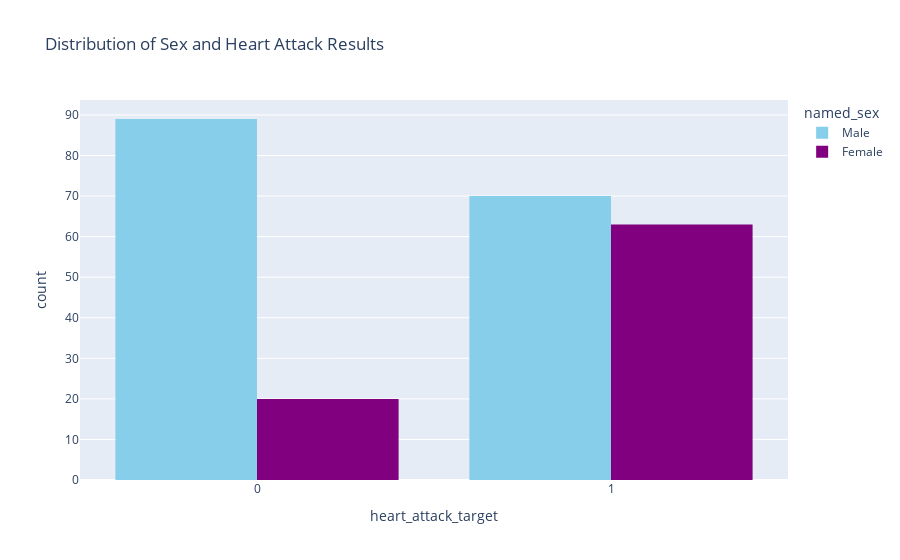

Here is the notebook cell this chart was saved with:
### Markdown cell above
### 5c. Distribution Graphs
Will generate a set of bar charts to analyze the distribution of the various binary and multi class features present.
**Need to change color of the histograms below**

### Code cell
train_copy['named_sex'] = None
train_copy.loc[train_copy['sex'] == 1, 'named_sex'] = 'Male'
train_copy.loc[train_copy['sex'] == 0, 'named_sex'] = 'Female'
px.histogram(train_copy, x='heart_attack_target', color='named_sex', hover_data=train_copy.columns, title="Distribution of Sex and Heart Attack Results", barmode="group", color_discrete_map={"Male": "Skyblue", "Female": "Purple"})

### Figure 1 — Plotly figure (JSON) as saved in the notebook; plotly's stock layout.template omitted (floating-point values rounded to 4 significant figures; data arrays with more than 128 entries replaced by an {"elided": "..."} marker saying what was removed)
{"data": [{"alignmentgroup": "True", "bingroup": "x", "hovertemplate": "named_sex=Male<br>heart_attack_target=%{x}<br>count=%{y}<extra></extra>", "legendgroup": "Male", "marker": {"color": "Skyblue", "pattern": {"shape": ""}}, "name": "Male", "offsetgroup": "Male", "orientation": "v", "showlegend": true, "type": "histogram", "x": {"elided": "159 int values"}, "xaxis": "x", "yaxis": "y"}, {"alignmentgroup": "True", "bingroup": "x", "hovertemplate": "named_sex=Female<br>heart_attack_target=%{x}<br>count=%{y}<extra></extra>", "legendgroup": "Female", "marker": {"color": "Purple", "pattern": {"shape": ""}}, "name": "Female", "offsetgroup": "Female", "orientation": "v", "showlegend": true, "type": "histogram", "x": [1, 1, 1, 1, 1, 0, 1, 0, 1, 1, 1, 1, 1, 1, 1, 1, 1, 1, 1, 1, 0, 0, 1, 1, 1, 1, 0, 1, 1, 1, 0, 1, 0, 1, 1, 1, 1, 1, 1, 1, 1, 1, 0, 1, 1, 0, 1, 1, 1, 1, 1, 1, 1, 1, 0, 0, 1, 0, 1, 0, 1, 0, 1, 1, 0, 1, 1, 0, 0, 1, 1, 1, 0, 1, 1, 1, 1, 1, 0, 1, 1, 0, 1], "xaxis": "x", "yaxis": "y"}], "layout": {"barmode": "group", "legend": {"title": {"text": "named_sex"}, "tracegroupgap": 0}, "title": {"text": "Distribution of Sex and Heart Attack Results"}, "xaxis": {"anchor": "y", "domain": [0, 1], "title": {"text": "heart_attack_target"}}, "yaxis": {"anchor": "x", "domain": [0, 1], "title": {"text": "count"}}}}
